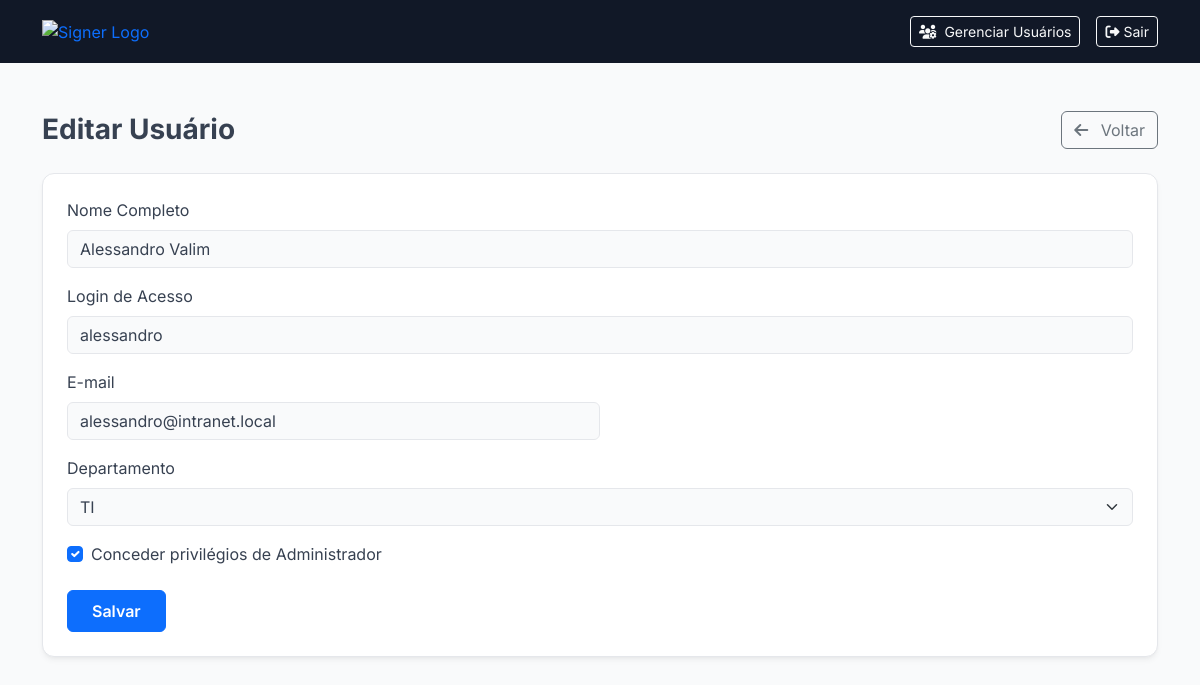
Page /users/24/edit (signed in) on the committed database.
### tables this page shows
CREATE TABLE "usuarios" (
    id INTEGER PRIMARY KEY AUTOINCREMENT,
    departamento_id INTEGER,
    nome TEXT,
    login TEXT UNIQUE,
    senha TEXT,
    is_admin BOOLEAN DEFAULT 0 NOT NULL,
    email TEXT UNIQUE
);

CREATE TABLE "departamentos" (
    id INTEGER PRIMARY KEY,
    nome TEXT NOT NULL UNIQUE
);

### blueprints/users.py (the view, shortened to what this page needs)
@users_bp.route('/<int:user_id>/edit', methods=['GET', 'POST'])
@login_required
@admin_required
def edit_user(user_id):
    db = get_db()
    user = db.execute("SELECT * FROM usuarios WHERE id = ?", (user_id,)).fetchone()
    if not user: abort(404)
    departamentos = db.execute("SELECT id, nome FROM departamentos ORDER BY nome").fetchall()
    return render_template('user_form.html', title="Editar Usuário", user=user,
                           action_url=url_for('users.edit_user', user_id=user_id), departamentos=departamentos)

### blueprints/auth.py (called while the page is built)
def login_required(f):
    @wraps(f)
    def decorated_function(*args, **kwargs):
        if 'user_id' not in session:
            return redirect(url_for('auth.login', next=request.url))
        return f(*args, **kwargs)
    return decorated_function

@auth_bp.before_app_request
def load_logged_in_user():
    user_id = session.get('user_id')
    if user_id is None:
        g.user = None
    else:
        g.user = get_db().execute('SELECT * FROM usuarios WHERE id = ?', (user_id,)).fetchone()

### blueprints/users.py (called while the page is built)
def admin_required(f):
    @wraps(f)
    def decorated_function(*args, **kwargs):
        if not g.user or not g.user['is_admin']:
            abort(403)  # Proibido
        return f(*args, **kwargs)
    return decorated_function

### database.py (called while the page is built)
def get_db():
    if 'db' not in g:
        g.db = sqlite3.connect(
            current_app.config['DATABASE_PATH'],
            detect_types=sqlite3.PARSE_DECLTYPES
        )
        g.db.row_factory = sqlite3.Row
    return g.db

### templates/user_form.html (shortened to what this page needs)
<!DOCTYPE html>
<html lang="pt-BR">
<head>
    <link href="https://cdn.jsdelivr.net/npm/bootstrap@5.3.3/dist/css/bootstrap.min.css" rel="stylesheet">
    <link rel="stylesheet" href="https://cdnjs.cloudflare.com/ajax/libs/font-awesome/6.5.2/css/all.min.css">
</head>
<body>
{% include 'header.html' %}
<main class="container my-5">
    <div class="d-flex justify-content-between align-items-center mb-4">
        <div>
            <h1 class="h3 fw-bold mb-0">{{ title }}</h1>
        </div>
        <a href="{{ url_for('users.list_users') }}" class="btn btn-outline-secondary">
            <i class="fas fa-arrow-left me-2"></i> Voltar
        </a>
    </div>
    <div class="main-card">
        <form method="post" action="{{ action_url }}" class="p-4">
            <div class="mb-3">
                <label for="nome" class="form-label">Nome Completo</label>
                <input type="text" class="form-control" id="nome" name="nome" value="{{ user.nome if user else '' }}" required>
            </div>
            <div class="mb-3">
                <label for="login" class="form-label">Login de Acesso</label>
                <input type="text" class="form-control" id="login" name="login" value="{{ user.login if user else '' }}" required>
            </div>
            <div class="col-md-6 mb-3">
                <label for="email" class="form-label">E-mail</label>
                <input type="email" class="form-control" id="email" name="email" value="{{ user.email if user else '' }}" required>
            </div>
            <div class="mb-3">
                <label for="departamento_id" class="form-label">Departamento</label>
                <select class="form-select" id="departamento_id" name="departamento_id" required>
                    {% for depto in departamentos %}
                        <option value="{{ depto.id }}" {% if user and user.departamento_id == depto.id %}selected{% endif %}>
                            {{ depto.nome }}
                        </option>
                    {% endfor %}
                </select>
            </div>
            <div class="form-check mb-4">
                <input class="form-check-input" type="checkbox" id="is_admin" name="is_admin" {% if user and user.is_admin %}checked{% endif %}>
                <label class="form-check-label" for="is_admin">
                    Conceder privilégios de Administrador
                </label>
            </div>
            <button type="submit" class="btn btn-primary fw-semibold px-4 py-2">Salvar</button>
        </form>
    </div>
</main>
</body>
</html>

### templates/user_form.html (style rules this page uses)
:root { --bs-font-sans-serif: 'Inter', sans-serif; --bs-body-bg: #f9fafb; --bs-body-color: #374151; --bs-border-color: #e5e7eb; --bs-primary: #4f46e5; --header-dark-bg: #111827; }
body { background-color: var(--bs-body-bg); font-family: var(--bs-font-sans-serif); }
.main-card { background-color: #ffffff; border: 1px solid var(--bs-border-color); border-radius: 0.75rem; box-shadow: 0 4px 6px -1px rgb(0 0 0 / 0.05), 0 2px 4px -2px rgb(0 0 0 / 0.05); }

### rows in the picture
usuarios: nome "Alessandro Valim", login "alessandro", email "alessandro@intranet.local", departamento_id "TI", is_admin "☑"

### other values in the picture
{{ title }} "Editar Usuário"
